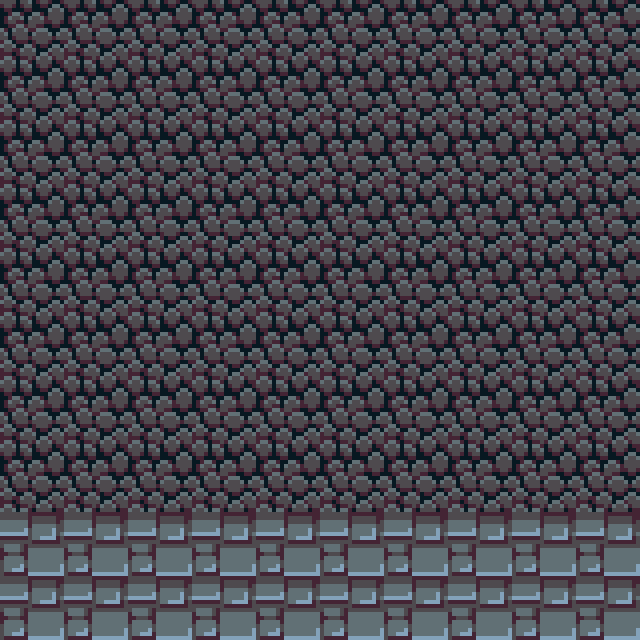

This game map was drawn from its Tiled (.tmx) file and the tilesets committed beside it. A one-line description and the full map source follow:
An orthogonal 10x10 tile map with 64x64 px tiles, 1 tile layer (Layer1) and 1 object.

<map version="1.10" tiledversion="1.11.2" orientation="orthogonal" renderorder="right-down" width="10" height="10" tilewidth="64" tileheight="64" infinite="0" nextlayerid="3" nextobjectid="5">
 <tileset firstgid="1" source="tiles.tsx" />
 <layer id="1" name="Layer1" width="10" height="10">
  <data encoding="csv">
20,20,20,20,20,20,20,20,20,20,
20,20,20,20,20,20,20,20,20,20,
20,20,20,20,20,20,20,20,20,20,
20,20,20,20,20,20,20,20,20,20,
20,20,20,20,20,20,20,20,20,20,
20,20,20,20,20,20,20,20,20,20,
20,20,20,20,20,20,20,20,20,20,
20,20,20,20,20,20,20,20,20,20,
35,35,35,35,35,35,35,35,35,35,
35,35,35,35,35,35,35,35,35,35
</data>
 </layer>
 <objectgroup id="2" name="Layer2">
  <object id="4" x="0" y="512" width="640" height="128" />
 </objectgroup>
</map>
